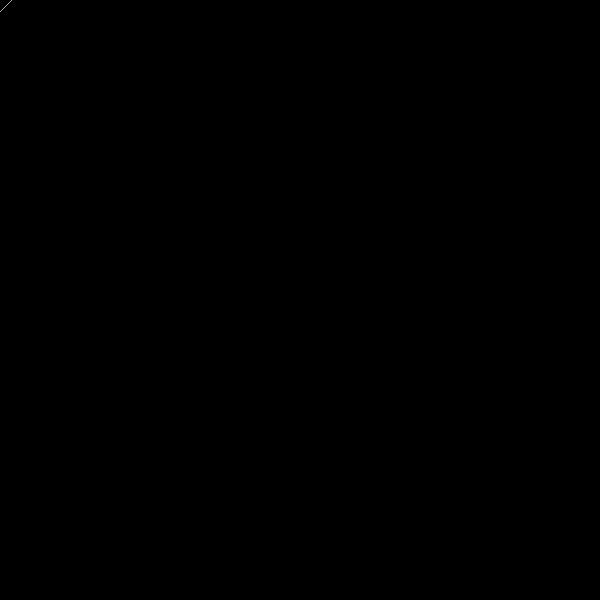
Frame 1 (no input)
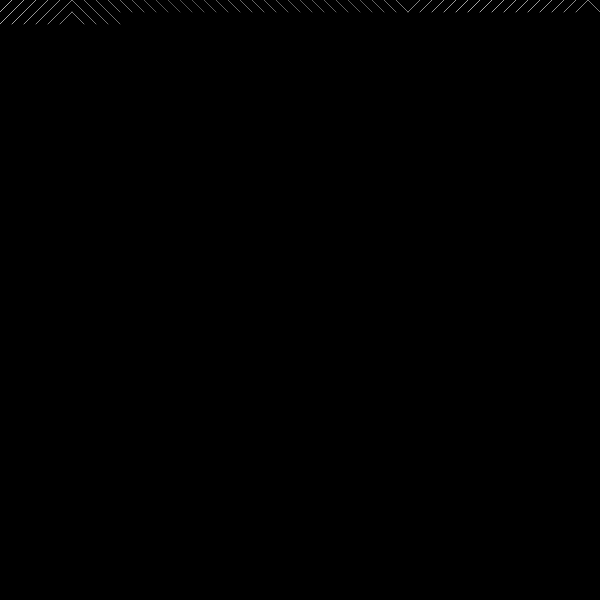
Frame 60 (no input)
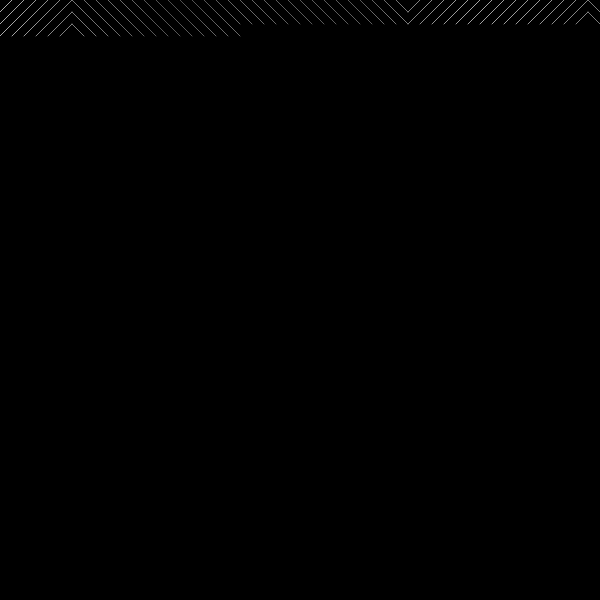
Frame 120 (the mouse pressed at the canvas centre since frame 60)

The p5.js sketch that drew these frames (run headless with seeded random() and noise() and a simulated clock; from frame 60 on, the mouse is pressed at the canvas centre):

// p5.js sketch
// ── sketch.js
var inc = 0.05;

var sizeSquared = 600;
var slashSize = 12;

var x = 0, y = 0;
var xoff = 0, yoff = 0;

function setup()
{
  createCanvas(sizeSquared, sizeSquared);
  background(0);
}

function draw()
{
  var n = noise(xoff, yoff) * 100;

  stroke(n * 255 / 100);

  if(n < 50)
  {
    line(x, y, x + slashSize, y + slashSize);
  }
  else
  {
    line(x, y + slashSize, x + slashSize, y);
  }

  x += slashSize;

  xoff += inc;

  if(x >= sizeSquared)
  {
    x = 0;
    xoff = 0;

    y += slashSize;
    yoff += inc;
  }
}
